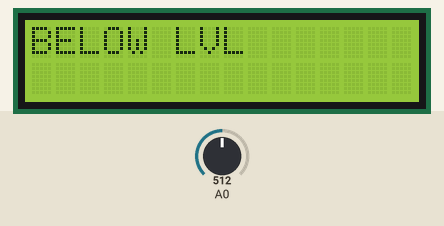
This sketch was run on a simulated Arduino Uno, built with avr-gcc and run on an emulated ATmega328P. Parts: 16×2 character LCD. The test bench sets the inputs (shaded band); at power-on: A0 = 512. Random numbers use the default seed unless the sketch sets one; what the sketch prints to the serial monitor is not drawn.

Above: at 1.2 s.
1.3 s: A0 set to 716
At 3.0 s:
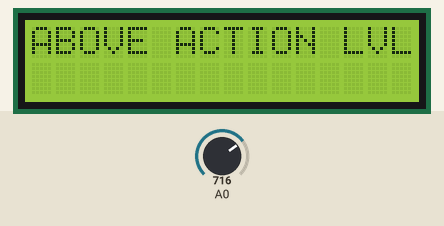
3.6 s: A0 set to 511
At 4.9 s:
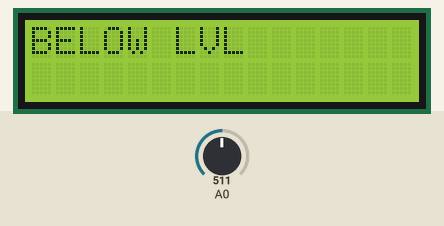
5.4 s: A0 set to 900
At 6.9 s:
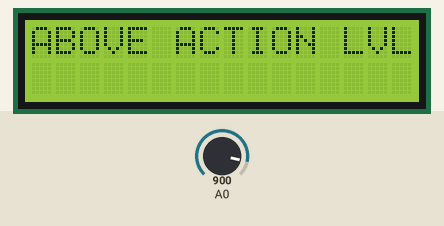
Timing chart, 0 to 8.4 s (numbered marks = the images above; inputs shaded):
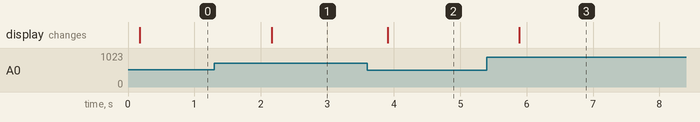

The sketch:

sketch.ino
```cpp
// Interactive Wowki Simulation: https://wokwi.com/projects/476451282620908545
#include <LiquidCrystal_I2C.h>
LiquidCrystal_I2C lcd(0x27, 16, 2);

int readings[8];
int index = 0;

void setup() {
  Serial.begin(9600);
  lcd.init();
  lcd.backlight();
}

void loop() {
  int raw = analogRead(A0) + random(-8, 9);
  int sensor_val = constrain(raw, 0, 1023);
  readings[index] = sensor_val;
  index = (index + 1) % 8;
  int sum = 0;
  for (int i = 0; i < 8; i++) {
    sum+= readings[i];
  }
  double avg = sum / 8.0;
  int ppb = map((int)avg, 0, 1023, 0, 15);
  Serial.print(sensor_val);
  Serial.print(", ");
  Serial.println(avg);
  Serial.print(", ");
  Serial.println(ppb);
  delay(100);
  if (ppb >= 10) {
    lcd.setCursor(0,0);
    lcd.print("ABOVE ACTION LVL");
  }
  else {
    lcd.setCursor(0,0);
    lcd.print("BELOW LVL       ");
  }
}
```

Measured:
- after the input at 1.3 s, the display: changes after 0.86 s (image 1)
- after the input at 3.6 s, the display: changes after 0.31 s (image 2)
- after the input at 5.4 s, the display: changes after 0.49 s (image 3)
